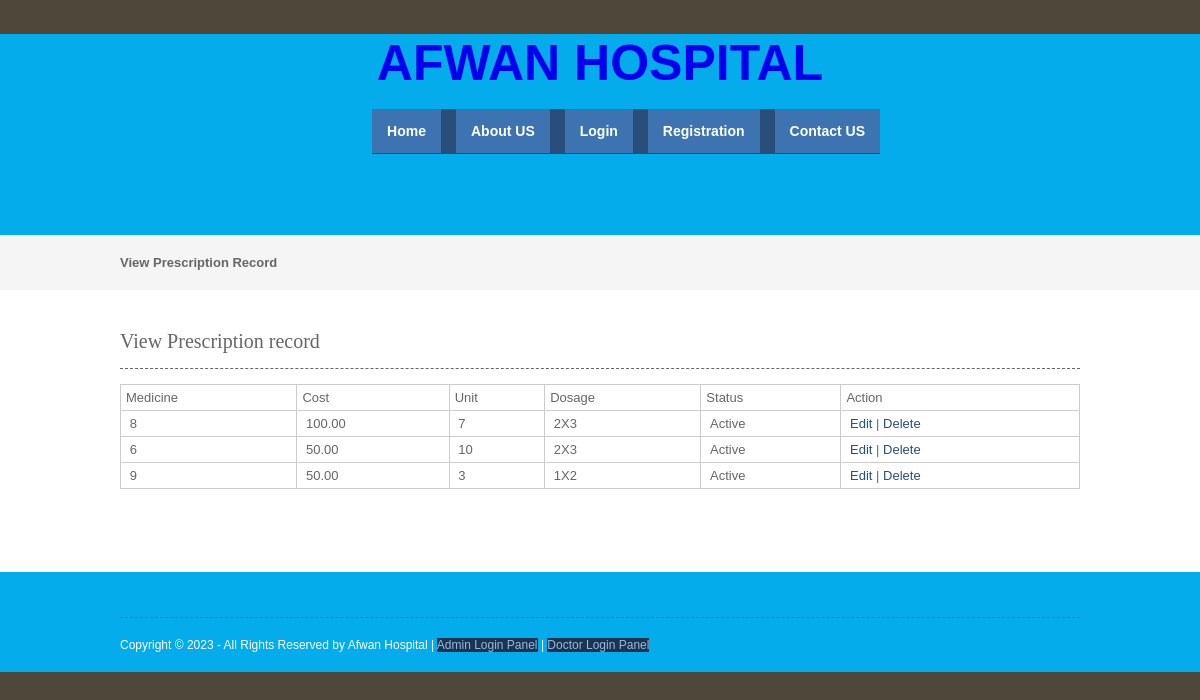
The page /viewprescriptionrecord.php on the database its author committed.
### tables this page shows
CREATE TABLE `prescription_records` (
  `prescription_record_id` int(10) NOT NULL,
  `prescription_id` int(10) NOT NULL,
  `medicine_name` varchar(25) NOT NULL,
  `cost` float(10,2) NOT NULL,
  `unit` int(10) NOT NULL,
  `dosage` varchar(25) NOT NULL,
  `status` varchar(10) NOT NULL
);

### viewprescriptionrecord.php (the view, shortened to what this page needs)
<?php
include("header.php");
include("dbconnection.php");
?>
<div class="wrapper col2">
  <div id="breadcrumb">
    <ul>
      <li class="first">View Prescription Record</li></ul>
  </div>
</div>
<div class="wrapper col4">
  <div id="container">
    <h1>View Prescription record</h1>
    <table width="200" border="3">
      <tbody>
        <tr>
          <td>Medicine</td>
          <td>Cost</td>
          <td>Unit</td>
          <td>Dosage</td>
          <td>Status</td>
          <td>Action</td>
        </tr>
         <?php
		$sql ="SELECT * FROM prescription_records";
		$qsql = mysqli_query($con,$sql);
		while($rs = mysqli_fetch_array($qsql))
		{
        echo "<tr>
          <td>&nbsp;$rs[medicine_name]</td>
          <td>&nbsp;$rs[cost]</td>
		   <td>&nbsp;$rs[unit]</td>
		    <td>&nbsp;$rs[dosage]</td>
			 <td>&nbsp;$rs[status]</td>
			  <td>&nbsp;<a href='prescriptionrecord.php?editid=$rs[prescription_record_id]'>Edit</a>  | <a href='viewprescriptionrecord.php?delid=$rs[prescription_record_id]'>Delete</a> </td>
        </tr>";
		}
		?>
      </tbody>
    </table>
    <p>&nbsp;</p>
  </div>
</div>
<?php
include("footer.php");
?>

### layout/styles/layout.css (style rules this page uses)
html { overflow-y:scroll; }
body { margin:0; padding:0; font-size:13px; font-family:verdana, Arial, Helvetica, sans-serif; color:#FFFFFF; background-color:#4F473A; }
a { outline:none; text-decoration:none; }
div.wrapper { display:block; width:100%; margin:0; text-align:left; }
.col2 { color:#666666; background-color:#F5F5F5; }
.col3, .col4 { color:#666666; background-color:#FFFFFF; }
#head, #gallery, #breadcrumb, #container, #footer { display:block; position:relative; width:960px; margin:0 auto; }
#breadcrumb { padding:20px 0; }
#breadcrumb ul { margin:0; padding:0; list-style:none; }
#breadcrumb ul li { display:inline; }
#breadcrumb ul li.first { font-weight:bold; }
#container { padding:40px 0; }
#container h1, #container h2, #container h3, #container h4, #container h5, #container h6 { margin:0 0 15px 0; padding:0 0 15px 0; line-height:normal; font-weight:normal; font-size:20px; font-family:Georgia, "Times New Roman", Times, serif; border-bottom:1px dashed #666666; }
#container a { color:#294E79; background-color:#FFFFFF; }

### layout/styles/tables.css (style rules this page uses)
table { width:100%; border-collapse:collapse; table-layout:auto; vertical-align:top; margin-bottom:15px; border:1px solid #CCCCCC; }
table tbody td { vertical-align:top; border-collapse:collapse; border-left:1px solid #CCCCCC; border-right:1px solid #CCCCCC; }
table thead th, table tbody td { padding:5px; border-collapse:collapse; }

### rows shown on the page
prescription_records: medicine_name "8", cost "100.00", unit "7", dosage "2X3", status "Active"
prescription_records: medicine_name "6", cost "50.00", unit "10", dosage "2X3", status "Active"
prescription_records: medicine_name "9", cost "50.00", unit "3", dosage "1X2", status "Active"
